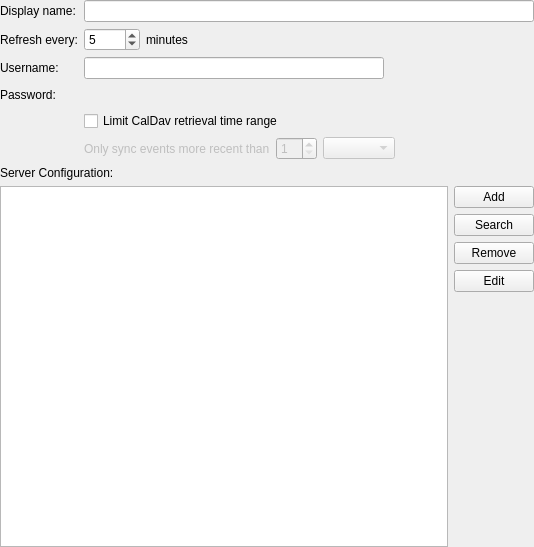
<?xml version="1.0" encoding="UTF-8"?>
<ui version="4.0">
 <class>ConfigWidget</class>
 <widget class="QWidget" name="ConfigWidget">
  <property name="geometry">
   <rect>
    <x>0</x>
    <y>0</y>
    <width>534</width>
    <height>547</height>
   </rect>
  </property>
  <layout class="QFormLayout" name="formLayout">
   <property name="leftMargin">
    <number>0</number>
   </property>
   <property name="topMargin">
    <number>0</number>
   </property>
   <property name="rightMargin">
    <number>0</number>
   </property>
   <property name="bottomMargin">
    <number>0</number>
   </property>
   <item row="0" column="0">
    <widget class="QLabel" name="label_6">
     <property name="text">
      <string>Display name:</string>
     </property>
    </widget>
   </item>
   <item row="0" column="1">
    <widget class="QLineEdit" name="kcfg_displayName"/>
   </item>
   <item row="1" column="0">
    <widget class="QLabel" name="label_2">
     <property name="text">
      <string>Refresh every:</string>
     </property>
    </widget>
   </item>
   <item row="1" column="1">
    <layout class="QHBoxLayout" name="horizontalLayout">
     <item>
      <widget class="QSpinBox" name="kcfg_refreshInterval">
       <property name="specialValueText">
        <string>Never</string>
       </property>
       <property name="value">
        <number>5</number>
       </property>
      </widget>
     </item>
     <item>
      <widget class="QLabel" name="label_3">
       <property name="text">
        <string>minutes</string>
       </property>
      </widget>
     </item>
     <item>
      <spacer name="horizontalSpacer">
       <property name="orientation">
        <enum>Qt::Horizontal</enum>
       </property>
       <property name="sizeHint" stdset="0">
        <size>
         <width>40</width>
         <height>20</height>
        </size>
       </property>
      </spacer>
     </item>
    </layout>
   </item>
   <item row="2" column="0">
    <widget class="QLabel" name="label">
     <property name="text">
      <string>Username:</string>
     </property>
    </widget>
   </item>
   <item row="2" column="1">
    <layout class="QHBoxLayout" name="horizontalLayout_2" stretch="2,1">
     <item>
      <widget class="QLineEdit" name="kcfg_defaultUsername">
      </widget>
     </item>
     <item>
      <spacer name="horizontalSpacer_2">
       <property name="orientation">
        <enum>Qt::Horizontal</enum>
       </property>
       <property name="sizeHint" stdset="0">
        <size>
         <width>40</width>
         <height>20</height>
        </size>
       </property>
      </spacer>
     </item>
    </layout>
   </item>
   <item row="3" column="0">
    <widget class="QLabel" name="label_4">
     <property name="text">
      <string>Password:</string>
     </property>
    </widget>
   </item>
   <item row="3" column="1">
    <layout class="QHBoxLayout" name="horizontalLayout_4" stretch="2,1">
     <item>
      <widget class="KPasswordLineEdit" name="password">
      </widget>
     </item>
     <item>
      <spacer name="horizontalSpacer_3">
       <property name="orientation">
        <enum>Qt::Horizontal</enum>
       </property>
       <property name="sizeHint" stdset="0">
        <size>
         <width>40</width>
         <height>20</height>
        </size>
       </property>
      </spacer>
     </item>
    </layout>
   </item>
   <item row="4" column="1">
    <widget class="QCheckBox" name="kcfg_limitSyncRange">
     <property name="toolTip">
      <string>Select this if your calendars contain a lot of events and the server cannot fulfill the requests</string>
     </property>
     <property name="text">
      <string>Limit CalDav retrieval time range</string>
     </property>
    </widget>
   </item>
   <item row="5" column="1">
    <layout class="QHBoxLayout" name="horizontalLayout_6">
     <item>
      <widget class="QLabel" name="label_5">
       <property name="enabled">
        <bool>false</bool>
       </property>
       <property name="text">
        <string>Only sync events more recent than</string>
       </property>
      </widget>
     </item>
     <item>
      <widget class="QSpinBox" name="kcfg_syncRangeStartNumber">
       <property name="enabled">
        <bool>false</bool>
       </property>
       <property name="minimum">
        <number>1</number>
       </property>
      </widget>
     </item>
     <item>
      <widget class="QComboBox" name="syncRangeStartType">
       <property name="enabled">
        <bool>false</bool>
       </property>
      </widget>
     </item>
     <item>
      <spacer name="horizontalSpacer_4">
       <property name="orientation">
        <enum>Qt::Horizontal</enum>
       </property>
       <property name="sizeHint" stdset="0">
        <size>
         <width>40</width>
         <height>20</height>
        </size>
       </property>
      </spacer>
     </item>
    </layout>
   </item>
   <item row="6" column="0" colspan="2">
    <widget class="QLabel" name="label_41">
     <property name="text">
      <string>Server Configuration:</string>
     </property>
    </widget>
   </item>
   <item row="7" column="0" colspan="2">
    <layout class="QHBoxLayout" name="horizontalLayout_3">
     <item>
      <widget class="QTreeView" name="configuredUrls"/>
     </item>
     <item>
      <layout class="QVBoxLayout" name="verticalLayout">
       <item>
        <widget class="QPushButton" name="addButton">
         <property name="text">
          <string>Add</string>
         </property>
        </widget>
       </item>
       <item>
        <widget class="QPushButton" name="searchButton">
         <property name="text">
          <string>Search</string>
         </property>
        </widget>
       </item>
       <item>
        <widget class="QPushButton" name="removeButton">
         <property name="text">
          <string>Remove</string>
         </property>
        </widget>
       </item>
       <item>
        <widget class="QPushButton" name="editButton">
         <property name="text">
          <string>Edit</string>
         </property>
        </widget>
       </item>
       <item>
        <spacer name="verticalSpacer_2">
         <property name="orientation">
          <enum>Qt::Vertical</enum>
         </property>
         <property name="sizeHint" stdset="0">
          <size>
           <width>20</width>
           <height>40</height>
          </size>
         </property>
        </spacer>
       </item>
      </layout>
     </item>
    </layout>
   </item>
  </layout>
 </widget>
 <customwidgets>
  <customwidget>
   <class>KPasswordLineEdit</class>
   <extends>QWidget</extends>
   <header>kpasswordlineedit.h</header>
  </customwidget>
 </customwidgets>
 <resources/>
 <connections>
  <connection>
   <sender>kcfg_limitSyncRange</sender>
   <signal>toggled(bool)</signal>
   <receiver>label_5</receiver>
   <slot>setEnabled(bool)</slot>
   <hints>
    <hint type="sourcelabel">
     <x>30</x>
     <y>485</y>
    </hint>
    <hint type="destinationlabel">
     <x>193</x>
     <y>512</y>
    </hint>
   </hints>
  </connection>
  <connection>
   <sender>kcfg_limitSyncRange</sender>
   <signal>toggled(bool)</signal>
   <receiver>kcfg_syncRangeStartNumber</receiver>
   <slot>setEnabled(bool)</slot>
   <hints>
    <hint type="sourcelabel">
     <x>264</x>
     <y>488</y>
    </hint>
    <hint type="destinationlabel">
     <x>267</x>
     <y>516</y>
    </hint>
   </hints>
  </connection>
  <connection>
   <sender>kcfg_limitSyncRange</sender>
   <signal>toggled(bool)</signal>
   <receiver>syncRangeStartType</receiver>
   <slot>setEnabled(bool)</slot>
   <hints>
    <hint type="sourcelabel">
     <x>332</x>
     <y>489</y>
    </hint>
    <hint type="destinationlabel">
     <x>331</x>
     <y>510</y>
    </hint>
   </hints>
  </connection>
 </connections>
</ui>
